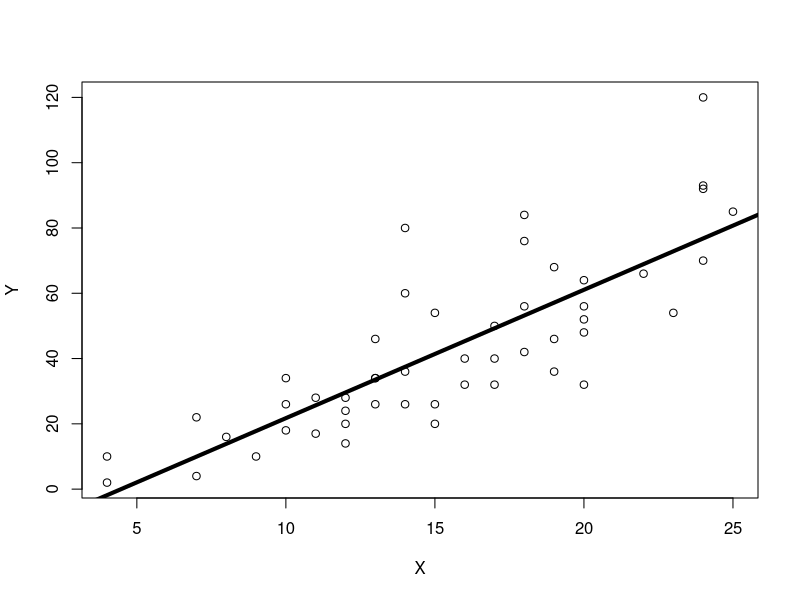

Write R code to recreate this figure.
#machine learning algorithm
str(cars)
head(cars)
mod1=mapply(anyNA,cars)
mod1
Y=cars[,'dist']
X=cars[,'speed']
c1=lm(Y~X)
c1
plot(Y~X)
abline(c1,col='black',lwd=4)